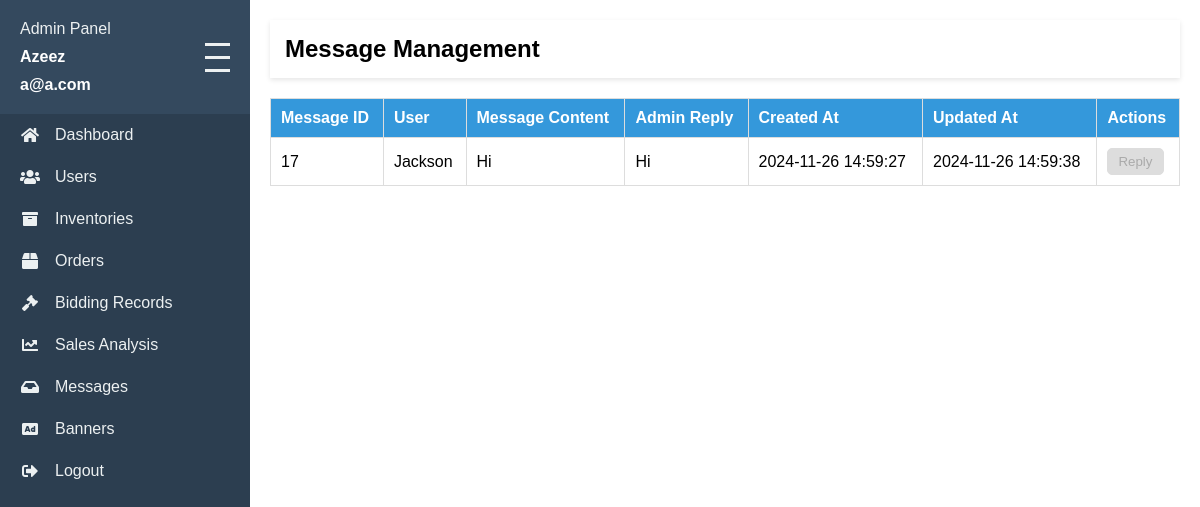
The app's page /admin/message-page.php (signed in) with its own data.
### tables this page shows
CREATE TABLE IF NOT EXISTS `user` (
  `user_id` bigint NOT NULL AUTO_INCREMENT,
  `user_type_id` int NOT NULL,
  `name` varchar(100) NOT NULL,
  `email` varchar(100) NOT NULL,
  `password` varchar(100) NOT NULL,
  `profile_picture` text,
  `last_login` timestamp NULL DEFAULT NULL,
  `created_at` timestamp NOT NULL DEFAULT CURRENT_TIMESTAMP,
  `updated_at` timestamp NOT NULL DEFAULT CURRENT_TIMESTAMP ON UPDATE CURRENT_TIMESTAMP,
  PRIMARY KEY (`user_id`),
  UNIQUE KEY `email` (`email`),
  KEY `user_type_id_user_FK` (`user_type_id`)
);

CREATE TABLE IF NOT EXISTS `message` (
  `message_id` bigint NOT NULL AUTO_INCREMENT,
  `sender_id` bigint DEFAULT NULL,
  `reciver_id` bigint DEFAULT NULL,
  `message_content` text NOT NULL,
  `reply_message` text,
  `message_type` enum('normal','suggestion','bid_alert') NOT NULL,
  `created_at` timestamp NULL DEFAULT CURRENT_TIMESTAMP,
  `updated_at` timestamp NULL DEFAULT CURRENT_TIMESTAMP ON UPDATE CURRENT_TIMESTAMP,
  PRIMARY KEY (`message_id`),
  KEY `sender_id_message_FK` (`sender_id`),
  KEY `receiver_id_message_FK` (`reciver_id`)
);

### admin/message-page.php (the view, shortened to what this page needs)
<?php
include('php-config/db-conn.php');
$userId = $_SESSION['admin_id'];
$adminName = isset($_SESSION['admin_name']) ? $_SESSION['admin_name'] : 'Admin';
$sql = "SELECT email FROM user WHERE user_id = ?";
$stmt = $conn->prepare($sql);
$stmt->bind_param("i", $userId);
$stmt->execute();
$result = $stmt->get_result();
$adminEmail = $result->fetch_assoc()['email'];
?>
<!DOCTYPE html>
<html lang="en">
<head>
    <link rel="stylesheet" href="https://cdnjs.cloudflare.com/ajax/libs/font-awesome/5.15.3/css/all.min.css">
    <link rel="stylesheet" href="css/styles.css">
    <link rel="stylesheet" href="css/message-page.css">
</head>
<body>
    <div class="sidebar">
        <div class="sidebar-header">
            <div class="sidebar-header-content">
                <span>Admin Panel</span>
                <span style="font-weight: bold; color: #fff;"><?php echo htmlspecialchars($adminName); ?></span>
                <span style="font-weight: bold; color: #fff;"><?php echo htmlspecialchars($adminEmail); ?></span>
            </div>
            <div class="hamburger" onclick="toggleSidebar()">
                <div class="hamburger-line"></div>
                <div class="hamburger-line"></div>
                <div class="hamburger-line"></div>
            </div>
        </div>
        <nav class="sidebar-nav">
            <a href="dashboard-page.php"><i class="fas fa-home"></i> <span>Dashboard</span></a>
            <a href="user-page.php"><i class="fas fa-users"></i> <span>Users</span></a>
            <a href="inventory-page.php"><i class="fas fa-archive"></i> <span>Inventories</span></a>
            <a href="order-page.php"><i class="fas fa-box"></i> <span>Orders</span></a>
            <a href="bidding-record-page.php"><i class="fas fa-gavel"></i> <span>Bidding Records</span></a>
            <a href="sales-analysis.php"><i class="fas fa-chart-line"></i> <span>Sales Analysis</span></a>
            <a href="message-page.php"><i class="fas fa-inbox"></i> <span>Messages</span></a>
            <a href="banner-page.php"><i class="fas fa-ad"></i> <span>Banners</span></a>
            <a href="php-config/logout.php"><i class="fas fa-sign-out-alt"></i> <span>Logout</span></a>
        </nav>
    </div>
    <div class="main-content">
        <div class="header">
            <h1>Message Management</h1>
        </div>
        <div class="messages-container">
            <table class="messages-table">
                <thead>
                    <tr>
                        <th>Message ID</th>
                        <th>User</th>
                        <th>Message Content</th>
                        <th>Admin Reply</th>
                        <th>Created At</th>
                        <th>Updated At</th>
                        <th>Actions</th>
                    </tr>
                </thead>
                <tbody>
                    <?php
                    $query = "SELECT m.*, u.name AS user_name FROM message m
                              JOIN user u ON m.sender_id = u.user_id
                              ORDER BY m.created_at DESC";
                    $result = mysqli_query($conn, $query);
                    if ($result && mysqli_num_rows($result) > 0) {
                        while ($row = mysqli_fetch_assoc($result)) {
                            echo "<tr>";
                            echo "<td>{$row['message_id']}</td>";
                            echo "<td>{$row['user_name']}</td>";
                            echo "<td>{$row['message_content']}</td>";
                            echo "<td>" . ($row['reply_message'] ? $row['reply_message'] : "Need to reply") . "</td>";
                            echo "<td>{$row['created_at']}</td>";
                            echo "<td>" . ($row['updated_at'] ? $row['updated_at'] : "Not updated") . "</td>";
                            echo "<td>
                                <button class='reply-btn' onclick='showReplyForm({$row['message_id']}, \"{$row['message_content']}\", \"{$row['user_name']}\")' " .
                                ($row['reply_message'] ? "disabled" : "") . ">Reply</button>
                            </td>";
                            echo "</tr>";
                        }
                    } else {
                        echo "<tr><td colspan='7'>No messages found.</td></tr>";
                    }
                    ?>
                </tbody>
            </table>
        </div>
    </div>
</body>
</html>

### admin/css/message-page.css (style rules this page uses)
:root { --inv-primary-color: #3498db; --inv-secondary-color: #2ecc71; --inv-background-color: #f4f6f8; --inv-text-color: #333; --inv-border-color: #ddd; }
.main-content { flex-grow: 1; padding: 20px; background-color: #fff; }
.header { background-color: #ffffff; color: white; padding: 15px; margin-bottom: 20px; display: flex; justify-content: space-between; align-items: center; }
h1 { font-size: 24px; color: black; }
.messages-container { margin-top: 20px; }
.messages-table { width: 100%; border-collapse: collapse; margin-top: 20px; }
.messages-table th, .messages-table td { padding: 10px; text-align: left; border: 1px solid var(--inv-border-color); }
.messages-table th { background-color: var(--inv-primary-color); color: white; }
.messages-table tr:nth-child(odd) { background-color: #fff; }
.reply-btn { padding: 5px 10px; color: var(--inv-primary-color); border: 1px solid var(--inv-border-color); background-color: white; border-radius: 5px; cursor: pointer; transition: background-color 0.3s, color 0.3s; }
.reply-btn:disabled { background-color: #ddd; color: #aaa; cursor: not-allowed; }

### admin/css/general.css (style rules this page uses)
:root { --bg-primary: #2c3e50; --bg-secondary: #34495e; --text-color: #ecf0f1; --hover-color: #3498db; }
* { font-family: Arial, Segoe UI; margin: 0; padding: 0; box-sizing: border-box; }
body { background-color: #f4f6f7; display: flex; margin: 0; padding: 0; height: 100vh; }

### admin/css/dashboard-page.css (style rules this page uses)
.main-content { flex-grow: 1; padding: 20px; background-color: #f4f6f7; overflow-y: auto; }
.header { display: flex; justify-content: space-between; align-items: center; background-color: white; padding: 15px 20px; box-shadow: 0 2px 5px rgba(0, 0, 0, 0.1); margin-bottom: 20px; }

### admin/css/navbar.css (style rules this page uses)
:root { --bg-primary: #2c3e50; --bg-secondary: #34495e; --text-color: #ecf0f1; --hover-color: #3498db; }
* { margin: 0; padding: 0; box-sizing: border-box; }
.sidebar { width: 250px; background-color: var(--bg-primary); color: var(--text-color); transition: width 0.3s ease; overflow: hidden; position: fixed; top: 0; left: 0; height: 100vh; z-index: 1000; }
.hamburger { cursor: pointer; display: flex; flex-direction: column; justify-content: center; align-items: center; }
.hamburger-line { width: 25px; height: 3px; background-color: var(--text-color); margin: 5px 0; transition: 0.4s; }
.sidebar-header { display: flex; align-items: center; padding: 20px; background-color: var(--bg-secondary); position: relative; justify-content: space-between; }
.sidebar-header-content { display: flex; flex-grow: 1; row-gap: 10px; flex-direction: column; }
.sidebar-nav a { display: flex; align-items: center; color: var(--text-color); text-decoration: none; padding: 12px 20px; transition: all 0.3s ease; }
.sidebar-nav a i { margin-right: 15px; width: 20px; text-align: center; }
.main-content { margin-left: 250px; padding: 20px; transition: margin-left 0.3s ease; }

### records on screen
user: email "a@a.com"
message: message_id "17", sender.name "Jackson", message_content "Hi", reply_message "Hi", created_at "2024-11-26 14:59:27", updated_at "2024-11-26 14:59:38"

### other values on screen
$adminName "Azeez"
